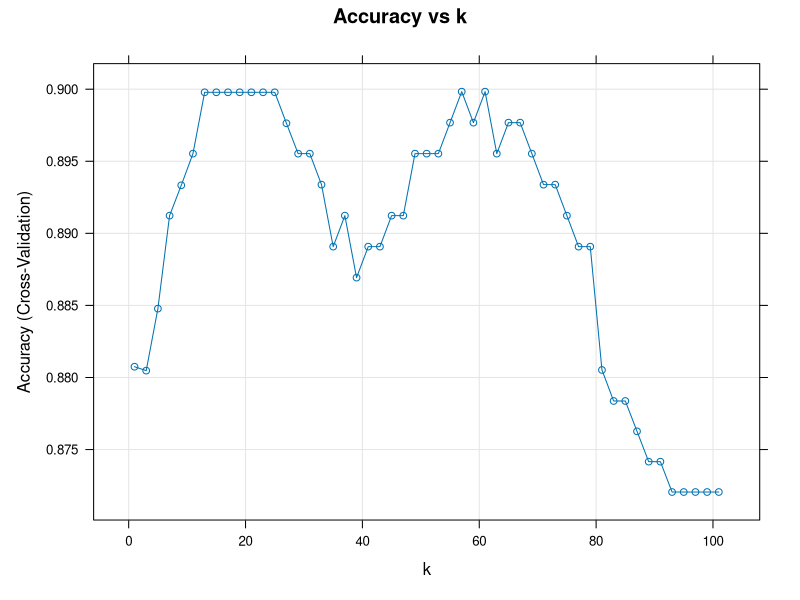
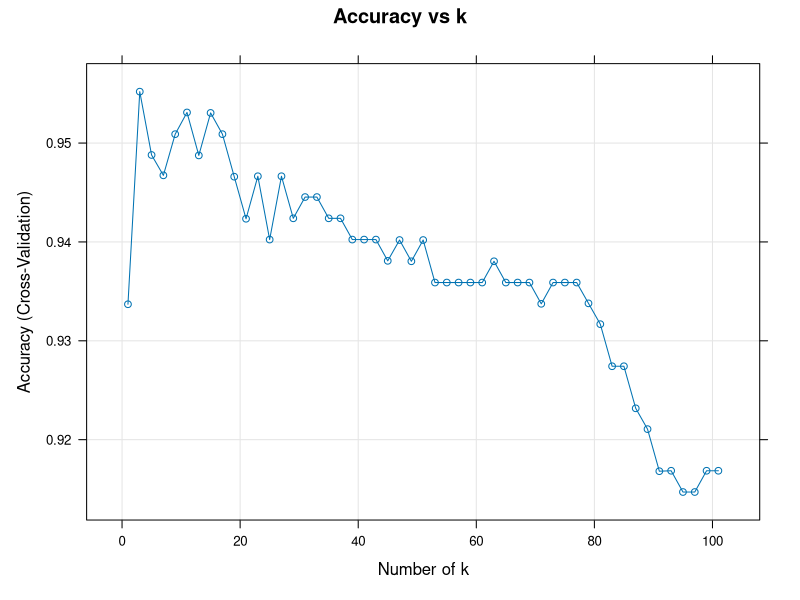

R code for these plots, in order:
## ---- chunk 1
library(readr)
library(caret)
library(lattice)
library(ggplot2)
library(class)
## ---- chunk 2
#read in dataset
train1=read.csv("wisc-trn.csv")
test1=read.csv("wisc-tst.csv")
#convert to factor
train1$class=factor(train1$class)
test1$class=factor(test1$class)
set.seed(1337)
## ---- chunk 3
knn1=train(
  class ~.,
  data=train1,
  method="knn",
  trControl = trainControl(method = "cv", number = 5),
  tuneGrid=expand.grid(k=seq(1,101,by=2))
)

plot(knn1,xlab="k",main="Accuracy vs k")
## ---- chunk 4
set.seed(1337)
knn2=train(
  class ~.,
  data=train1,
  method="knn",
  trControl = trainControl(method = "cv", number = 5),
  preProcess=c("center","scale"),
  tuneGrid=expand.grid(k=seq(1,101,by=2))
)
plot(knn2,xlab="Number of k",main="Accuracy vs k")
## ---- chunk 5
set.seed(1337)
rfmod=train(
  class~.,
  data=train1,
  method="rf",
  trControl=trainControl(method="cv",number=5),
  tuneGrid=expand.grid(mtry=seq(1,10))
)
## ---- chunk 6
knitr::kable(rfmod$results[,1:2],caption="Cross-validated Accuracies",align='c')
## ---- chunk 7
knn1$bestTune
## ---- chunk 8
get_best_result = function(caret_fit) {
  best = which(rownames(caret_fit$results) == rownames(caret_fit$bestTune))
  best_result = caret_fit$results[best, ]
  rownames(best_result) = NULL
  best_result
}
get_best_result(knn1)
## ---- chunk 9
calc_acc=function(actual,predicted){
  mean(actual==predicted)
}

calc_acc(actual=test1$class,predicted=predict(knn1,newdata=test1))
## ---- chunk 10
knn2$bestTune
## ---- chunk 11
get_best_result = function(caret_fit) {
  best_result = caret_fit$results[as.numeric(rownames(caret_fit$bestTune)),]
  rownames(best_result) = NULL
  best_result
}
get_best_result(knn2)
## ---- chunk 12
calc_acc(actual=test1$class,predicted=predict(knn2,newdata=test1))
## ---- chunk 13
rfmod$bestTune
## ---- chunk 14
predict(rfmod,newdata=test1[10,-1],type="prob")[2]
## ---- chunk 15
sensitivity=function(actual,predicted){
  sum(predicted=='M' & actual=='M')/sum(actual=='M')
}
sensitivity(test1$class,predict(rfmod,test1))
## ---- chunk 16
specificity=function(actual,predicted){
  sum(predicted=='B' & actual=='B')/sum(actual=='B')
}
specificity(test1$class,predict(rfmod,test1))

## ---- chunk 17
a = 23
b = 0.897666437886
c = 0.86
d = 3
e = 0.95522763
f = 0.88
g = "The one with scaling performs better"
h = 4
i = 0.04
j = 0.875
k = 0.96667
l = "KNN is performing better with predictor scaling than without scaling and random forest."

results = data.frame(
  part = LETTERS[1:12],
  answer = c(a,b,c,d,e,f,g,h,i,j,k,l)
)

knitr::kable(results)
